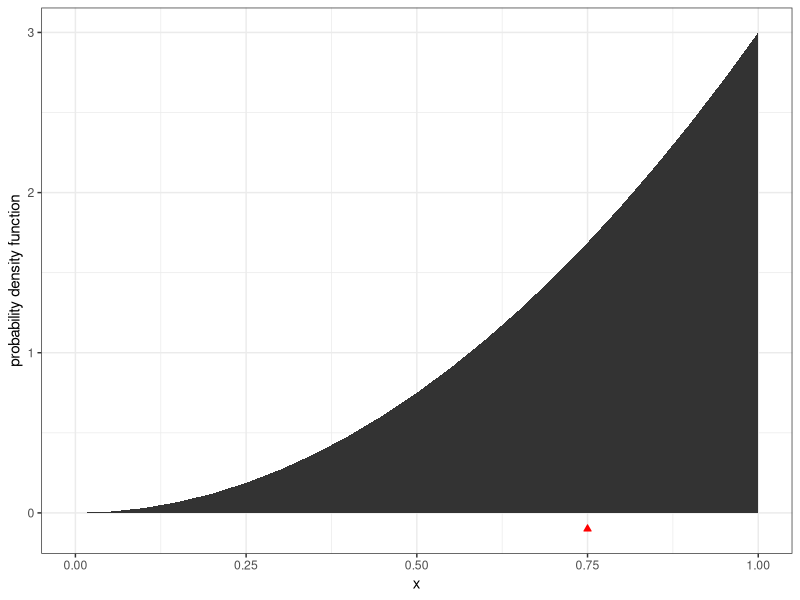
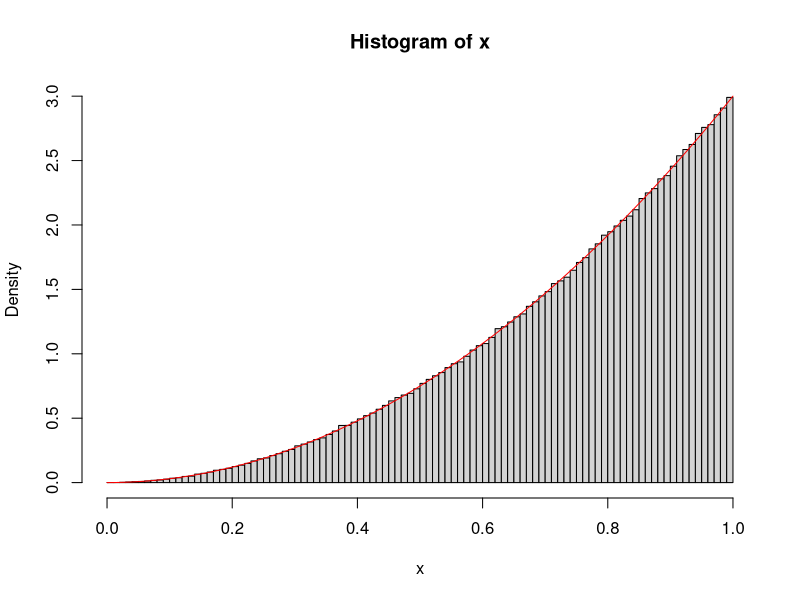
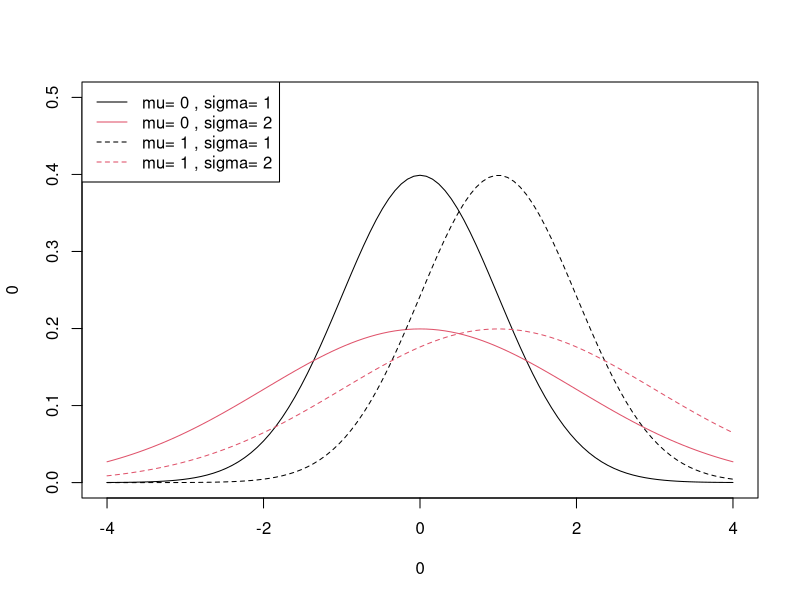

R code for these plots, in order:
## ----libraries, message=FALSE, warning=FALSE, cache=FALSE-------------------------------------------------------------
library("dplyr")
library("ggplot2")


## ----set_seed---------------------------------------------------------------------------------------------------------
set.seed(2)


## ----center_of_mass, fig.height=4, out.width = "\\textwidth"----------------------------------------------------------
d <- data.frame(x = seq(0,1,by=0.05)) %>%
  mutate(y = 3*x^2)


ggplot(d, aes(x, ymin = 0, ymax = y)) + 
  geom_ribbon() +
  geom_point(data = data.frame(x = .75, y = -0.1), aes(x,y), 
             shape = 24, color = 'red', fill = 'red') + 
  labs(y = "probability density function") +
  theme_bw()


## ----echo=TRUE--------------------------------------------------------------------------------------------------------
inverse_cdf = function(u) u^(1/3)
x = inverse_cdf(runif(1e6))
mean(x)
var(x); 3/80


## ----out.width="\\textwidth"------------------------------------------------------------------------------------------
hist(x, 100, prob = TRUE)
curve(3*x^2, col='red', add = TRUE)


## ----out.width="\\textwidth"------------------------------------------------------------------------------------------
d = data.frame(mu = c(0,0,1,1), sigma = c(1,2,1,2))
d$legend_name = paste("mu=", d$mu, ", sigma=", d$sigma)
plot(0,0, type = "n", xlim = c(-4,4), ylim = c(0,0.5))
for (i in 1:nrow(d)) {
	mu = d$mu[i]; sigma = d$sigma[i]
	curve(dnorm(x, mu, sigma), add = TRUE, lty = mu+1, col = sigma)
}
legend("topleft", legend = d$legend_name,
			 lty = d$mu+1, col = d$sigma)


## ----echo=TRUE--------------------------------------------------------------------------------------------------------
pnorm(1.5) # default is mean=0, sd=1


## ----echo=TRUE--------------------------------------------------------------------------------------------------------
1-pnorm((18-15)/2)         # by standardizing
1-pnorm(18, mean = 15, sd = 2) # using the mean and sd arguments


## ----echo = TRUE------------------------------------------------------------------------------------------------------
mu = 5.3
sigma = 0.1

1-diff(pnorm(c(5,6), mean = mu, sd = sigma))
